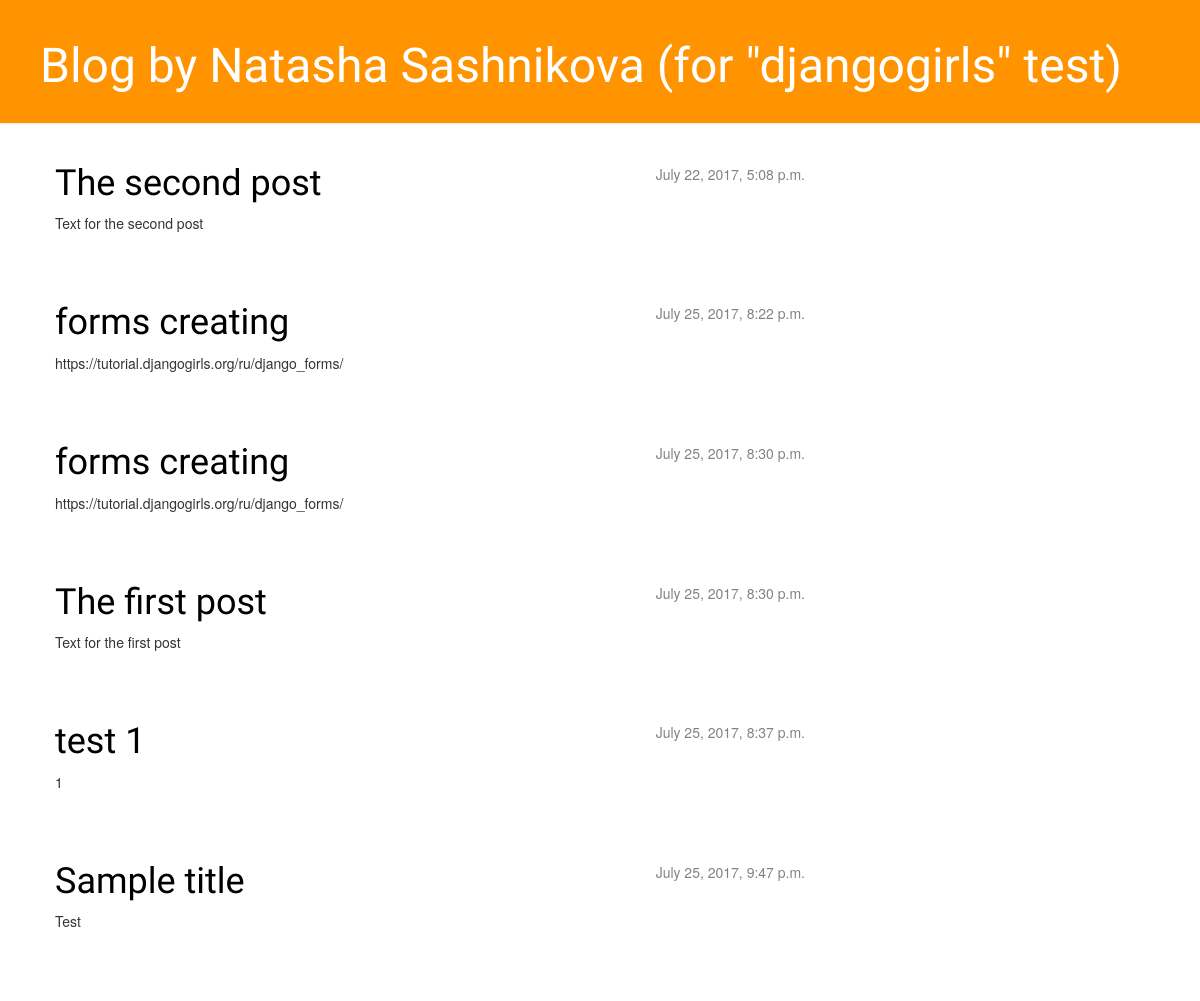
/, run on an earlier commit of the app's database.
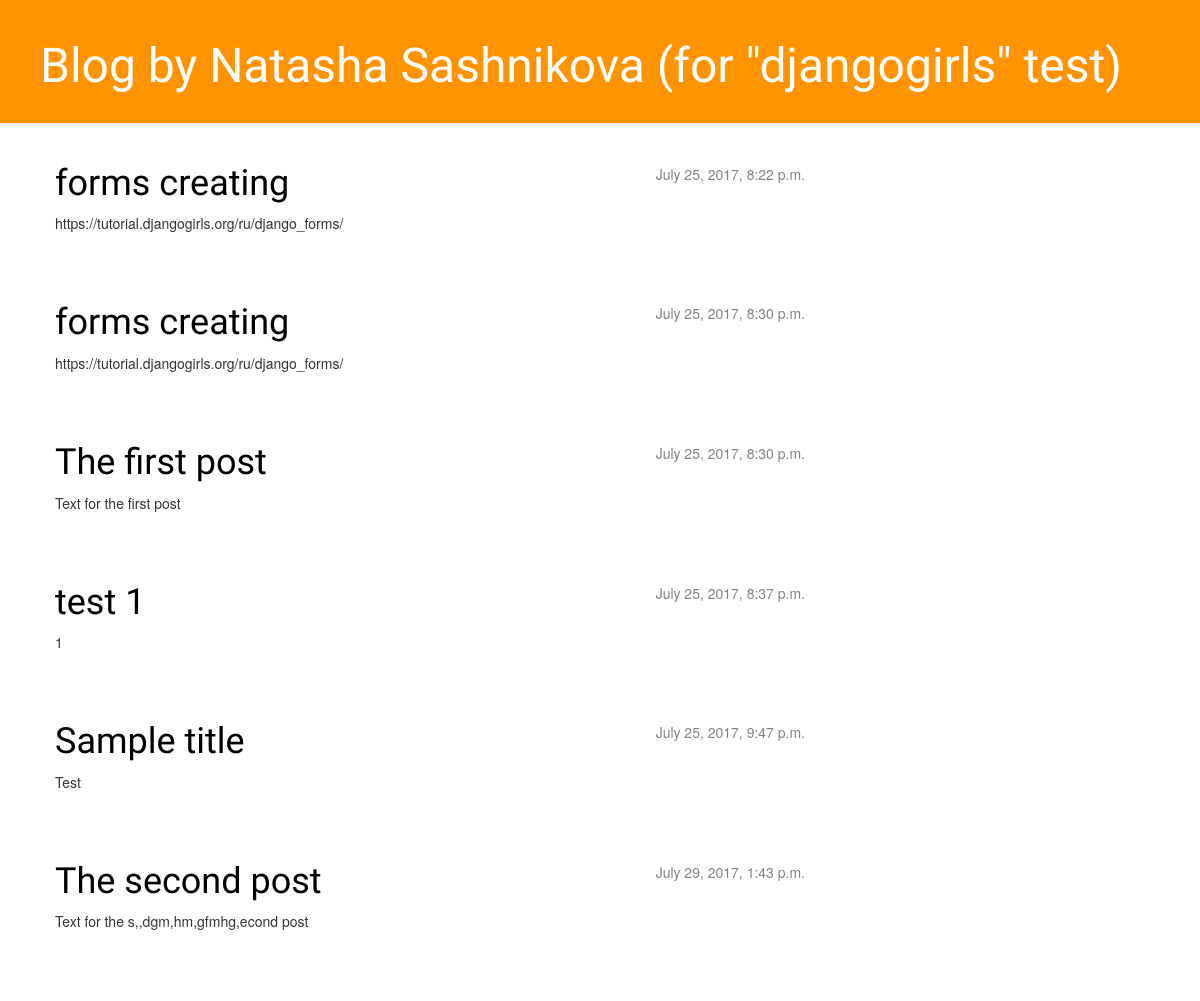
And on a later commit of the database.
### blog/models.py (models this page shows, shortened)
class Post(models.Model):
    author = models.ForeignKey('auth.User')
    title = models.CharField(max_length=200)
    text = models.TextField()
    created_date = models.DateTimeField(
            default=timezone.now)
    published_date = models.DateTimeField(
            blank=True, null=True)

### blog/views.py (the view)
# urls.py: url(r'^$', views.post_list, name='post_list'),
def post_list(request):
    posts = Post.objects.filter(published_date__lte=timezone.now()).order_by('published_date')
    return render(request, 'blog/post_list.html', {'posts': posts})

### blog/templates/blog/post_list.html
{% extends 'blog/base.html' %}
    {% block content %}
        {% for post in posts %}
            <div class="post">
                <div class="date">
                    {{ post.published_date }}
                </div>
                <h1><a href="{% url 'post_detail' pk=post.pk %}">{{ post.title }}</a></h1>
                <p>{{ post.text|linebreaksbr }}</p>
            </div>
        {% endfor %}
    {% endblock content %}

What changed in the data, as far as the page shows it:
changed Post "The second post": published_date "July 22, 2017, 5:08 p.m." → "July 29, 2017, 1:43 p.m."; text "Text for the second post" → "Text for the s,,dgm,hm,gfmhg,econd post"; moves down the list
